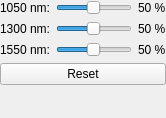
<?xml version="1.0" encoding="UTF-8"?>
<ui version="4.0">
 <class>LedPowerWidget</class>
 <widget class="QWidget" name="LedPowerWidget">
  <property name="geometry">
   <rect>
    <x>0</x>
    <y>0</y>
    <width>166</width>
    <height>118</height>
   </rect>
  </property>
  <property name="windowTitle">
   <string>Form</string>
  </property>
  <layout class="QFormLayout" name="formLayout">
   <property name="leftMargin">
    <number>0</number>
   </property>
   <property name="topMargin">
    <number>0</number>
   </property>
   <property name="rightMargin">
    <number>0</number>
   </property>
   <property name="bottomMargin">
    <number>0</number>
   </property>
   <item row="0" column="0">
    <widget class="QLabel" name="label">
     <property name="text">
      <string>1050 nm:</string>
     </property>
    </widget>
   </item>
   <item row="0" column="1">
    <layout class="QHBoxLayout" name="horizontalLayout">
     <item>
      <widget class="QSlider" name="slider0">
       <property name="minimum">
        <number>1</number>
       </property>
       <property name="maximum">
        <number>100</number>
       </property>
       <property name="pageStep">
        <number>1</number>
       </property>
       <property name="value">
        <number>50</number>
       </property>
       <property name="orientation">
        <enum>Qt::Horizontal</enum>
       </property>
      </widget>
     </item>
     <item>
      <widget class="SkinCam::NumberLabel" name="label0">
       <property name="text">
        <string>50 %</string>
       </property>
      </widget>
     </item>
    </layout>
   </item>
   <item row="1" column="0">
    <widget class="QLabel" name="label_2">
     <property name="text">
      <string>1300 nm:</string>
     </property>
    </widget>
   </item>
   <item row="1" column="1">
    <layout class="QHBoxLayout" name="horizontalLayout_2">
     <item>
      <widget class="QSlider" name="slider1">
       <property name="minimum">
        <number>1</number>
       </property>
       <property name="maximum">
        <number>100</number>
       </property>
       <property name="pageStep">
        <number>1</number>
       </property>
       <property name="value">
        <number>50</number>
       </property>
       <property name="orientation">
        <enum>Qt::Horizontal</enum>
       </property>
      </widget>
     </item>
     <item>
      <widget class="SkinCam::NumberLabel" name="label1">
       <property name="text">
        <string>50 %</string>
       </property>
      </widget>
     </item>
    </layout>
   </item>
   <item row="2" column="0">
    <widget class="QLabel" name="label_3">
     <property name="text">
      <string>1550 nm:</string>
     </property>
    </widget>
   </item>
   <item row="2" column="1">
    <layout class="QHBoxLayout" name="horizontalLayout_3">
     <item>
      <widget class="QSlider" name="slider2">
       <property name="minimum">
        <number>1</number>
       </property>
       <property name="maximum">
        <number>100</number>
       </property>
       <property name="pageStep">
        <number>1</number>
       </property>
       <property name="value">
        <number>50</number>
       </property>
       <property name="orientation">
        <enum>Qt::Horizontal</enum>
       </property>
      </widget>
     </item>
     <item>
      <widget class="SkinCam::NumberLabel" name="label2">
       <property name="text">
        <string>50 %</string>
       </property>
      </widget>
     </item>
    </layout>
   </item>
   <item row="3" column="0" colspan="2">
    <widget class="QPushButton" name="resetButton">
     <property name="text">
      <string>Reset</string>
     </property>
    </widget>
   </item>
  </layout>
 </widget>
 <customwidgets>
  <customwidget>
   <class>SkinCam::NumberLabel</class>
   <extends>QLabel</extends>
   <header>numberlabel.h</header>
  </customwidget>
 </customwidgets>
 <resources/>
 <connections/>
</ui>
